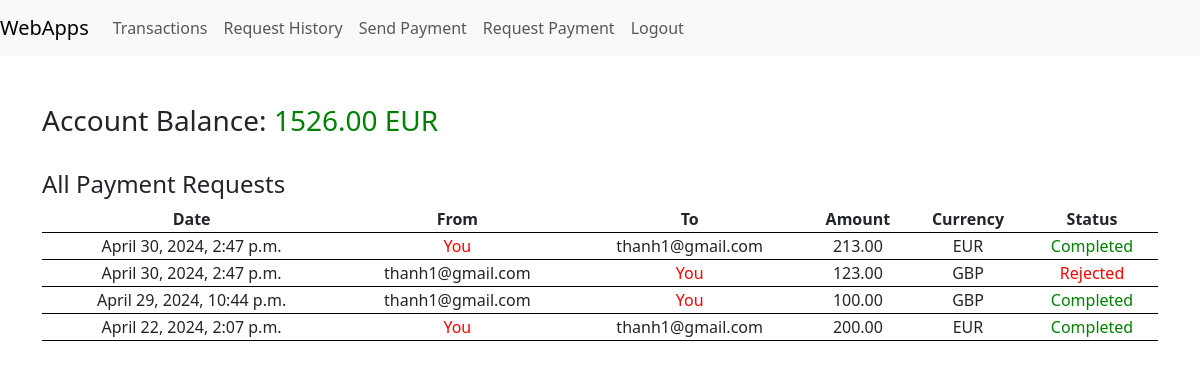
Page /account/request_history/ (signed in) on the committed database.
### register/models.py (models this page shows)
class User(AbstractUser):
    email = models.EmailField(unique=True)  # using their registered email address as their unique identifier
    balance = models.DecimalField(max_digits=10, decimal_places=2, default=1000.00)
    currency = models.CharField(max_length=3, default="GBP")

### payapp/models.py (models this page shows, shortened)
class RequestPayment(models.Model):
    request_user = models.ForeignKey(User, on_delete=models.CASCADE, related_name="request_user")
    receive_user = models.ForeignKey(User, on_delete=models.CASCADE, related_name="receive_user")
    request_currency = models.CharField(max_length=3, default="GBP")
    amount = models.DecimalField(max_digits=10, decimal_places=2)
    timestamp = models.DateTimeField(auto_now_add=True)
    status = models.CharField(max_length=10, default="Pending")

### payapp/views.py (the view)
# urls.py: path('request_history/', views.all_requests, name="request_history"),
@csrf_protect
def all_requests(request):
    if request.user.is_authenticated:
        try:
            with transaction.atomic():
                request_list = RequestPayment.objects.filter(
                    Q(request_user=request.user) | Q(receive_user=request.user)
                ).order_by('-timestamp')
        except ValueError:
            messages.error(request, 'Payment Requests is not available.')
        return render(request, 'payapp/request_history.html', context={"request_list": request_list})
    else:
        return redirect('home')

### templates/payapp/request_history.html (shortened to what this page needs)
{% extends 'webapps2024/base.html' %}
{% load crispy_forms_filters %}
{% load crispy_forms_tags %}
{% block content %}
    <h3>Account Balance: <span class="account">{{ user.balance }} {{ user.currency }}</span></h3>
    <br/>
    <div>
        <h4>All Payment Requests</h4>
        <table>
            <tr>
                <th>Date</th>
                <th>From</th>
                <th>To</th>
                <th>Amount</th>
                <th>Currency</th>
                <th>Status</th>
            </tr>
            {% for t in request_list %}
                <tr>
                    <td>{{ t.timestamp }}</td>
                    <td>
                        {% if t.request_user == user %}
                            <span class="name">You</span>
                        {% else %}
                            {{ t.request_user.email }}
                        {% endif %}
                    </td>
                    <td>
                        {% if t.receive_user == user %}
                            <span class="name">You</span>
                        {% else %}
                            {{ t.receive_user.email }}
                        {% endif %}
                    </td>
                    <td>{{ t.amount }}</td>
                    <td>{{ t.request_currency }}</td>
                    <td>
                        {% if t.status == 'Pending' %}
                            <span class="status_pending">{{ t.status }}</span>
                        {% elif t.status == 'Completed' %}
                            <span class="status_completed">{{ t.status }}</span>
                        {% else %}
                            <span class="status_rejected">{{ t.status }}</span>
                        {% endif %}
                    </td>
                </tr>
            {% empty %}
                <tr>
                    <td colspan="6">No request history.</td>
                </tr>
            {% endfor %}
        </table>
    </div>
{% endblock %}

### templates/webapps2024/base.html (style rules this page uses)
.name { color: red; }
.account { color: green; }
.status_completed { color: green; }
.status_rejected { color: red; }
table { border-collapse: collapse; width: 100%; }
tr { text-align: center; border-bottom: 1px solid black; }

### rows in the picture
User: balance "1526.00", currency "EUR"
RequestPayment: timestamp "April 30, 2024, 2:47 p.m.", shows "You", receive_user.email "thanh1@gmail.com", amount "213.00", request_currency "EUR", status "Completed"
RequestPayment: timestamp "April 30, 2024, 2:47 p.m.", request_user.email "thanh1@gmail.com", shows "You", amount "123.00", request_currency "GBP", status "Rejected"
RequestPayment: timestamp "April 29, 2024, 10:44 p.m.", request_user.email "thanh1@gmail.com", shows "You", amount "100.00", request_currency "GBP", status "Completed"
RequestPayment: timestamp "April 22, 2024, 2:07 p.m.", shows "You", receive_user.email "thanh1@gmail.com", amount "200.00", request_currency "EUR", status "Completed"
